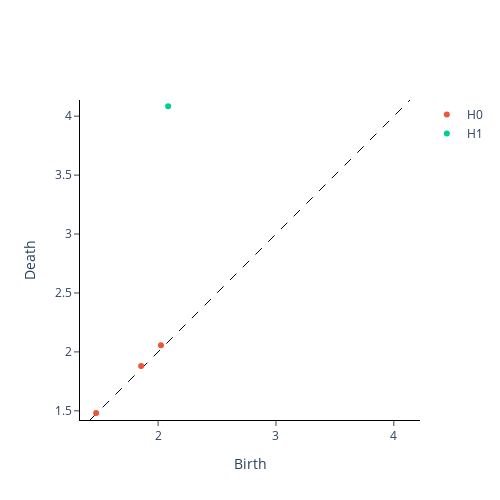

The cell this chart's notebook holds for it:
### Markdown cell above
We can clearly see 1 persistent component for $H_1$ generators corresponding to the loop in the digit "9".

### Code cell
from gtda.diagrams import Scaler

scaler = Scaler()
im8_scaled = scaler.fit_transform(im8_cubical)

scaler.plot(im8_scaled)

### Figure 1 — Plotly figure (JSON) as saved in the notebook; plotly's stock layout.template omitted (floating-point values rounded to 4 significant figures)
{"data": [{"hoverinfo": "none", "line": {"color": "black", "dash": "dash", "width": 1}, "mode": "lines", "showlegend": false, "type": "scatter", "x": [1.422, 4.137], "y": [1.422, 4.137]}, {"hoverinfo": "text", "hovertext": ["(2.0242623531418182, 2.056226367030077)", "(1.8562042139093846, 1.8794804111287233)", "(1.4743857371939617, 1.4817393276353945)"], "mode": "markers", "name": "H0", "type": "scatter", "x": [2.024, 1.856, 1.474], "y": [2.056, 1.879, 1.482]}, {"hoverinfo": "text", "hovertext": ["(2.0850963057091545, 4.085096305709154)"], "mode": "markers", "name": "H1", "type": "scatter", "x": [2.085], "y": [4.085]}], "layout": {"height": 500, "plot_bgcolor": "white", "width": 500, "xaxis": {"autorange": false, "exponentformat": "e", "linecolor": "black", "linewidth": 1, "mirror": false, "range": [1.422, 4.137], "showexponent": "all", "showline": true, "side": "bottom", "ticks": "outside", "title": {"text": "Birth"}, "type": "linear", "zeroline": true}, "yaxis": {"autorange": false, "exponentformat": "e", "linecolor": "black", "linewidth": 1, "mirror": false, "range": [1.422, 4.137], "scaleanchor": "x", "scaleratio": 1, "showexponent": "all", "showline": true, "side": "left", "ticks": "outside", "title": {"text": "Death"}, "type": "linear", "zeroline": true}}}
